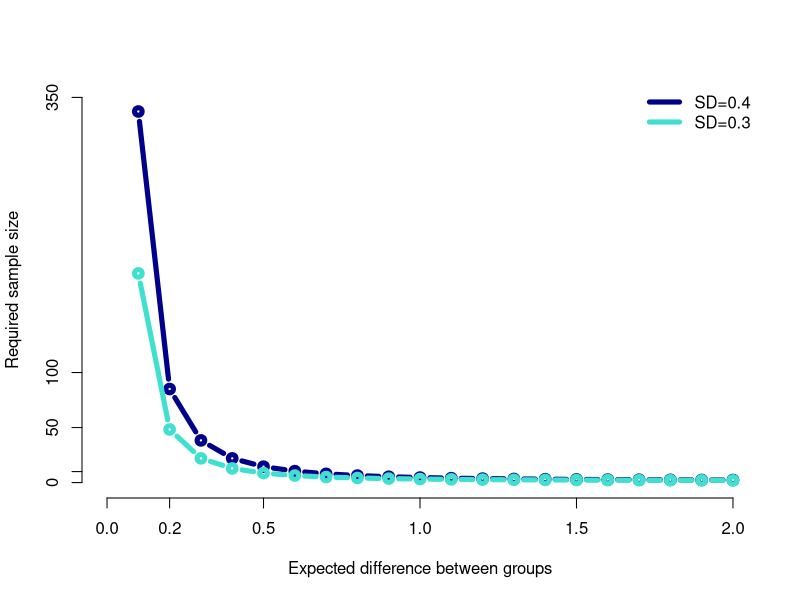

Write R code to recreate this figure.
## ---- chunk 1
power.t.test(n=6,delta=0.3,sd=0.28,type="two.sample") 
## ---- chunk 2
# TODO: Use the power.t.test() function to calculate the sample size needed to achieve a power of 90%, assuming that the magnitude of the difference is 0.3 units and the standard deviation is 0.28 units.
help("power.t.test")
## ---- chunk 3
samplesizes <- seq(from=10,to=200,by=10)
# TODO: Use the power.t.test() function to compute the power of a sequence of sample sizes. Assume that the magnitude of difference is 0.3 unites and the standard deviation is 0.28 units. Then, use the plot() function to plot that relationship.
## ---- chunk 4
differences <- seq(from=0.1,to=2,by=0.1)
samplesize_sd04 <- sapply(differences,
                          function(d){power.t.test(power=0.9,
                                                   delta=d,
                                                   sd=0.4,
                                                   type="two.sample")$n})
samplesize_sd03 <- sapply(differences,
                          function(d){power.t.test(power=0.9,
                                                   delta=d,
                                                   sd=0.3,
                                                   type="two.sample")$n})
plot(differences,
     samplesize_sd04,
     xlim=c(0,2),
     xlab="Expected difference between groups",
     ylab="Required sample size",
     ylim=c(0,350),
     type="b",
     col="darkblue",
     lwd=5,axes=FALSE)
lines(differences, samplesize_sd03,col="turquoise",lwd=5,type="b")
axis(1,at=c(0,0.2,0.5,1,1.5,2))
axis(2,at=c(350,100,50,10,0))
legend(x="topright",lwd=5,bty="n",legend=c("SD=0.4","SD=0.3"),col=c("darkblue","turquoise")) 
